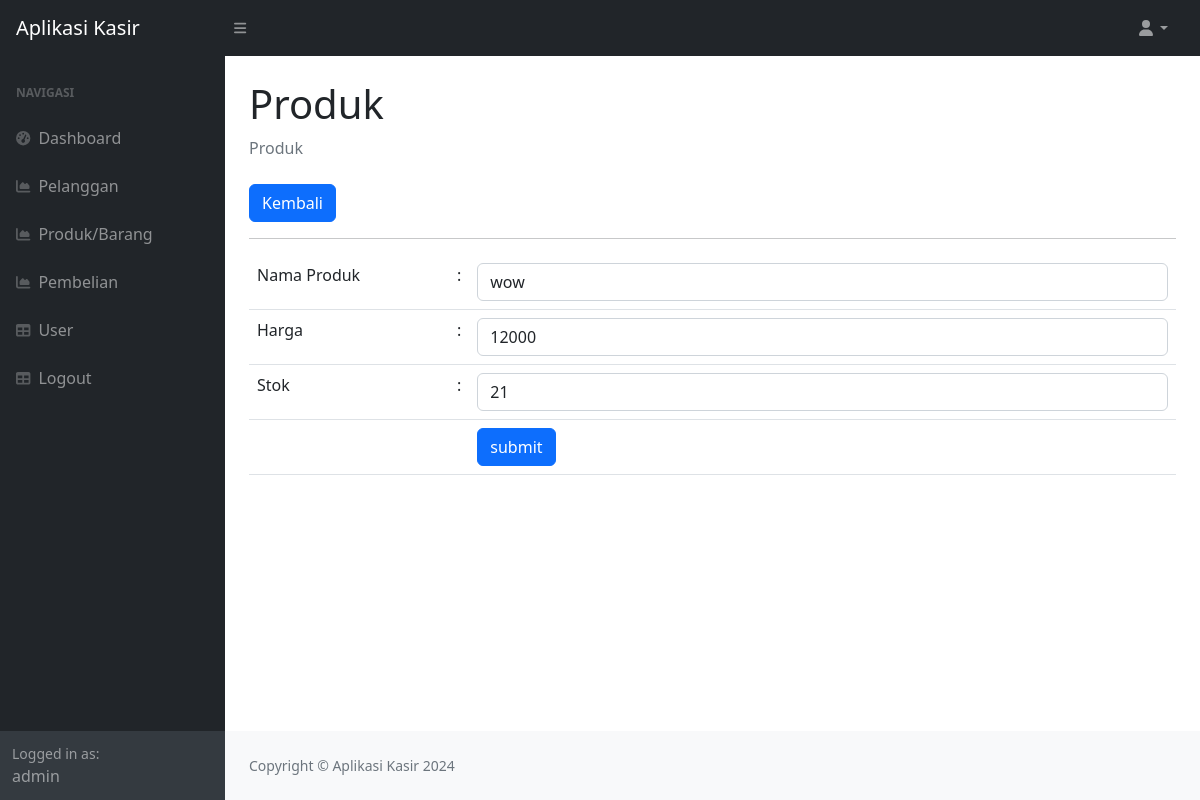
Page /index.php?page=produk_ubah&&id=7 (signed in) on the earlier database version.
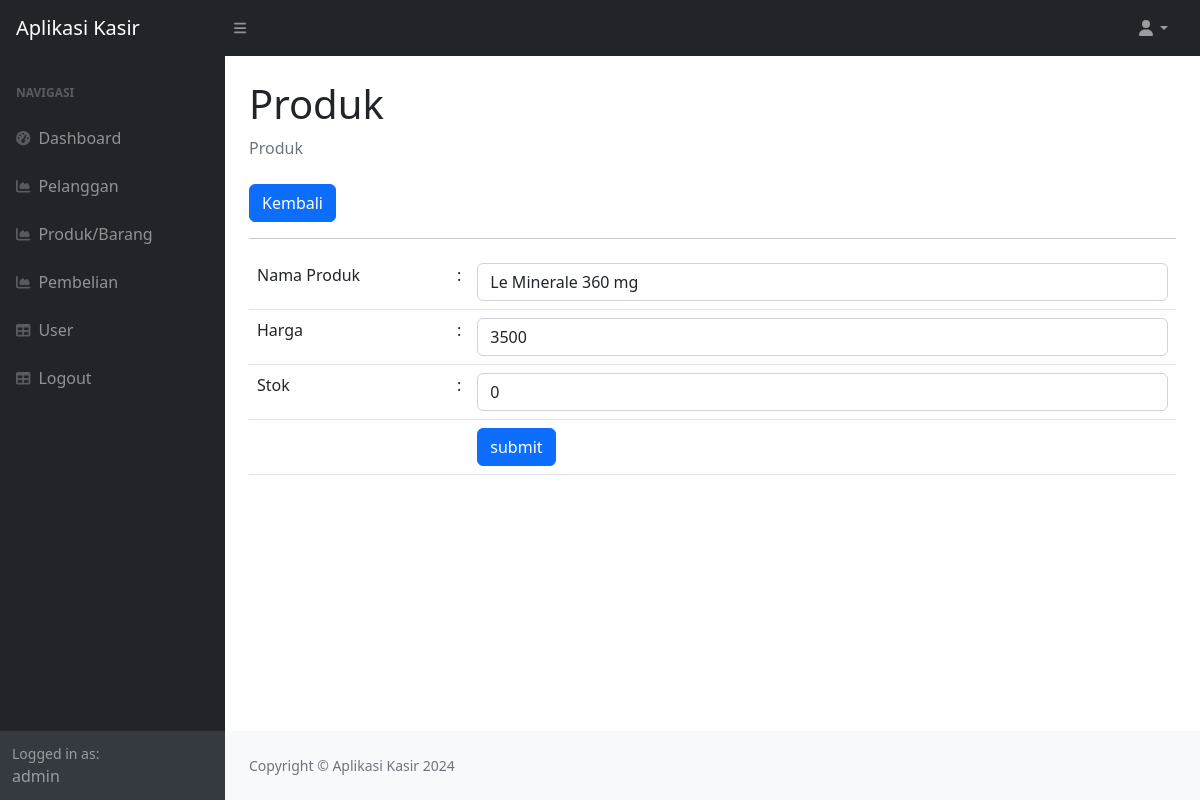
Same page on the later database version.
### tables this page shows
CREATE TABLE `produk` (
  `id_produk` int(11) NOT NULL,
  `nama_produk` varchar(255) DEFAULT NULL,
  `harga` int(10) DEFAULT NULL,
  `stok` int(11) DEFAULT NULL
);

### produk_ubah.php (the view, shortened to what this page needs)
<?php
$id = $_GET['id'];
$query = mysqli_query($koneksi,"SELECT * FROM produk WHERE id_produk=$id");
$data = mysqli_fetch_array($query);
?>
<div class="container-fluid px-4">
    <h1 class="mt-4">Produk</h1>
    <ol class="breadcrumb mb-4">
        <li class="breadcrumb-item active">Produk</li>
    </ol>
    <a href="?page=produk" class="btn btn-primary">Kembali</a>
    <hr>
    <form method="post">
    <table class="table table-border">
            <tr>
                <td width="200">Nama Produk</td>
                <td width="1">:</td>
                <td><input class="form-control" value="<?php echo $data['nama_produk'];?>" type="text" name="nama_produk"></td>
            </tr>
            <tr>
                <td width="200">Harga</td>
                <td width="10">:</td>
                <td><input class="form-control" value="<?php echo $data['harga'];?>" type="number" name="harga"></td>
            </tr>
            <tr>
                <td>Stok</td>
                <td>:</td>
                <td><input class="form-control" type="number" step="0"  value="<?php echo $data['stok'];?>"name="stok"></td>
            </tr>
        <tr>
            <td></td>
            <td></td>
            <td>
                <button type="submit" class="btn btn-primary">submit</button>
            </td>
        </tr>
        </table>
    </form>
    </div>

Differences in the rows shown:
changed produk: nama_produk "wow" → "Le Minerale 360 mg"; harga "12000" → "3500"; stok "21" → "0"
